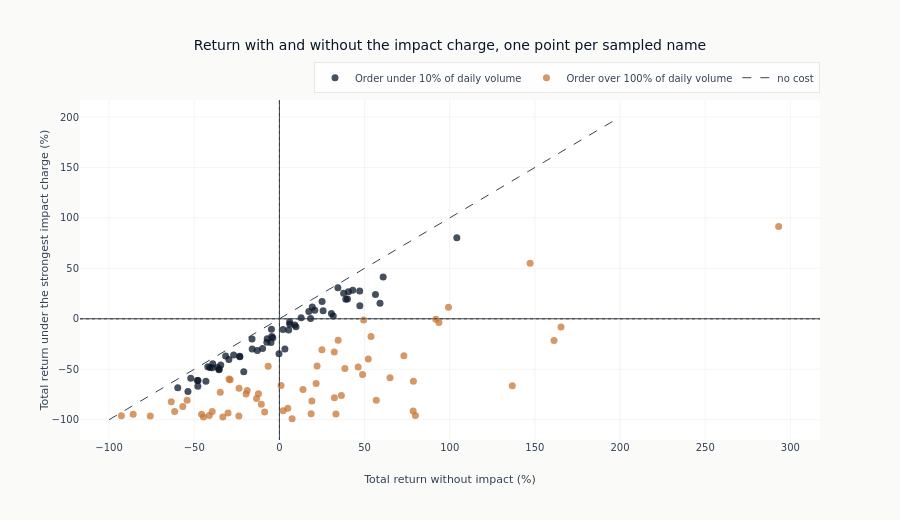

The cell this chart's notebook holds for it:
### Markdown cell above
### The whole shift, not only the sign changes

Counting sign changes throws away most of what the charge did. Each point
below is one sampled name: its return with the impact model switched off on
the horizontal axis, its return under the strongest charge on the vertical.
Both axes already include commission and slippage, so the vertical distance
below the diagonal is impact alone. A point on the diagonal was untouched by
the charge, and the lower-right quadrant holds the names that go from a profit
to a loss.

### Code cell
fig = go.Figure()
for label, result, color in [
    (f"Order under {LIQUID_MAX_PARTICIPATION:.0%} of daily volume", liquid_flip, COLORS["blue"]),
    (f"Order over {THIN_MIN_PARTICIPATION:.0%} of daily volume", thin_flip, COLORS["copper"]),
]:
    fig.add_trace(
        go.Scatter(
            x=(result["returns"]["no_impact"] * 100).to_list(),
            y=(result["returns"]["high_impact"] * 100).to_list(),
            mode="markers",
            name=label,
            marker=dict(color=color, size=7, opacity=0.75),
        )
    )
axis_span = [-100, 200]
fig.add_trace(
    go.Scatter(
        x=axis_span,
        y=axis_span,
        mode="lines",
        line=dict(color=COLORS["neutral"], width=1, dash="dash"),
        name="no cost",
        hoverinfo="skip",
    )
)
fig.add_hline(y=0, line=dict(color=COLORS["neutral"], width=1, dash="dot"))
fig.add_vline(x=0, line=dict(color=COLORS["neutral"], width=1, dash="dot"))
fig.update_layout(
    title="Return with and without the impact charge, one point per sampled name",
    xaxis_title="Total return without impact (%)",
    yaxis_title="Total return under the strongest impact charge (%)",
    height=520,
    legend=dict(orientation="h", yanchor="bottom", y=1.02, xanchor="right", x=1),
)
show_plotly_with_alt(
    fig,
    "A scatter of one point per sampled name, its total return with the impact model switched off on the horizontal axis against its return under the strongest impact charge on the vertical, coloured by liquidity cohort. A dashed diagonal marks a charge of zero, and dotted lines mark zero on each axis.",
)

### Figure 1 — Plotly figure (JSON) as saved in the notebook; plotly's stock layout.template omitted (floating-point values rounded to 4 significant figures)
{"data": [{"marker": {"color": "#0a1628", "opacity": 0.75, "size": 7}, "mode": "markers", "name": "Order under 10% of daily volume", "type": "scatter", "x": [-47.8, 6.092, -20.93, -53.7, -15.99, 31.62, -47.89, -23.33, -9.887, -29.67, -35.31, -7.168, -43.16, 18.29, -26.88, 59.06, 25.66, -40.83, -12.95, -48.16, -59.68, 39.97, 9.72, -0.2577, -3.842, 104.2, 5.445, -4.953, 56.4, -35.49, -4.505, -7.372, -52.06, 47.24, 5.977, 38.96, 40.52, -23.23, 12.75, 30.52, -39.15, -34.45, 3.226, 20.75, 47.14, 2.115, -36.3, 8.986, 43.04, 37.69, -39.58, 19.29, 25.05, 17.29, -42.04, -4.691, -31.57, -16.08, 60.92, 34.33], "y": [-61.16, -5.397, -52.48, -72.02, -30.04, 2.705, -66.96, -37.11, -29.37, -40.24, -49.63, -19.76, -61.81, 0.1981, -35.94, 15.51, 8.091, -48.34, -31.47, -61.17, -68.22, 19.56, -7.902, -34.73, -18.9, 80.28, -10.97, -23.45, 24.07, -50.4, -17.62, -23.33, -58.99, 12.99, -3.057, 19.36, 26.79, -37.61, 0.9951, 5.262, -44.54, -45.72, -30.0, 8.411, 27.61, -10.55, -48.31, -6.044, 28.27, 25.3, -48.63, 11.64, 17.24, 7.132, -47.54, -10.29, -36.91, -20.01, 41.44, 30.78]}, {"marker": {"color": "#C87533", "opacity": 0.75, "size": 7}, "mode": "markers", "name": "Order over 100% of daily volume", "type": "scatter", "x": [78.52, 79.84, 19.05, 56.87, -41.2, -39.45, -8.665, 136.7, 165.3, -44.59, 18.62, 2.193, -30.17, 64.94, 7.445, -75.83, 161.2, 33.19, 34.49, -61.51, 4.898, 78.67, 13.84, -45.7, 21.54, 0.9549, -56.73, -23.84, 73.08, -10.63, 36.38, -19.57, 93.67, -34.73, -33.24, 32.26, 24.97, -12.3, 48.81, 32.2, -6.616, -85.85, 52.15, 38.45, 49.41, 46.24, 22.1, -92.79, 99.26, -54.19, 293.1, -13.43, -28.91, -29.57, -18.92, 147.2, -23.72, -63.5, 53.78, 91.86], "y": [-91.38, -95.77, -81.5, -80.65, -95.86, -91.97, -92.36, -66.36, -8.019, -97.38, -94.09, -91.11, -93.26, -58.41, -98.93, -96.41, -21.43, -94.34, -21.15, -91.95, -88.6, -62.0, -70.14, -94.59, -64.08, -66.14, -86.91, -96.44, -36.61, -84.62, -76.04, -74.54, -3.648, -72.86, -97.29, -78.14, -30.79, -74.3, -55.11, -32.84, -47.01, -94.47, -39.76, -49.17, -1.153, -47.71, -46.75, -95.97, 11.57, -80.73, 91.53, -78.9, -60.49, -59.69, -70.93, 55.09, -68.75, -82.21, -17.59, -0.5057]}, {"hoverinfo": "skip", "line": {"color": "#334155", "dash": "dash", "width": 1}, "mode": "lines", "name": "no cost", "type": "scatter", "x": [-100, 200], "y": [-100, 200]}], "layout": {"height": 520, "legend": {"orientation": "h", "x": 1, "xanchor": "right", "y": 1.02, "yanchor": "bottom"}, "shapes": [{"line": {"color": "#334155", "dash": "dot", "width": 1}, "type": "line", "x0": 0, "x1": 1, "xref": "x domain", "y0": 0, "y1": 0, "yref": "y"}, {"line": {"color": "#334155", "dash": "dot", "width": 1}, "type": "line", "x0": 0, "x1": 0, "xref": "x", "y0": 0, "y1": 1, "yref": "y domain"}], "title": {"text": "Return with and without the impact charge, one point per sampled name"}, "xaxis": {"title": {"text": "Total return without impact (%)"}}, "yaxis": {"title": {"text": "Total return under the strongest impact charge (%)"}}}}
